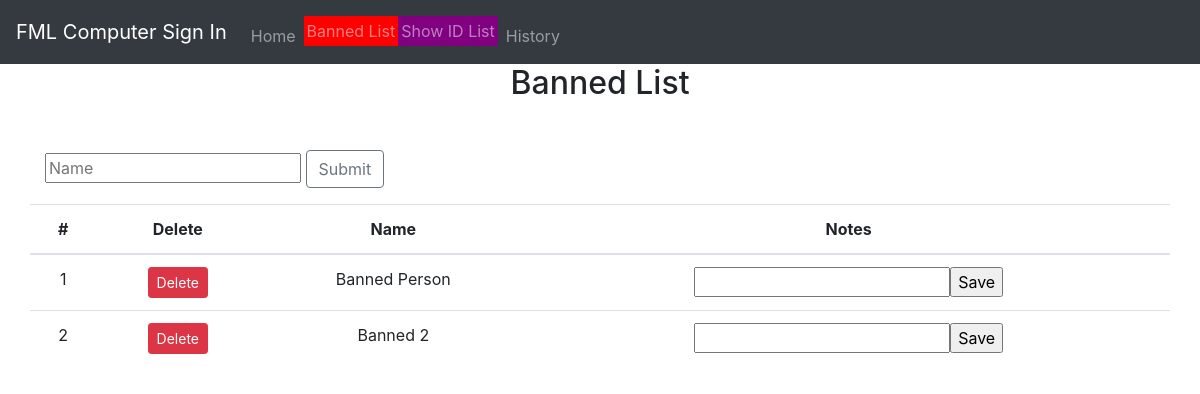
The app's page /banlist.php, older data.
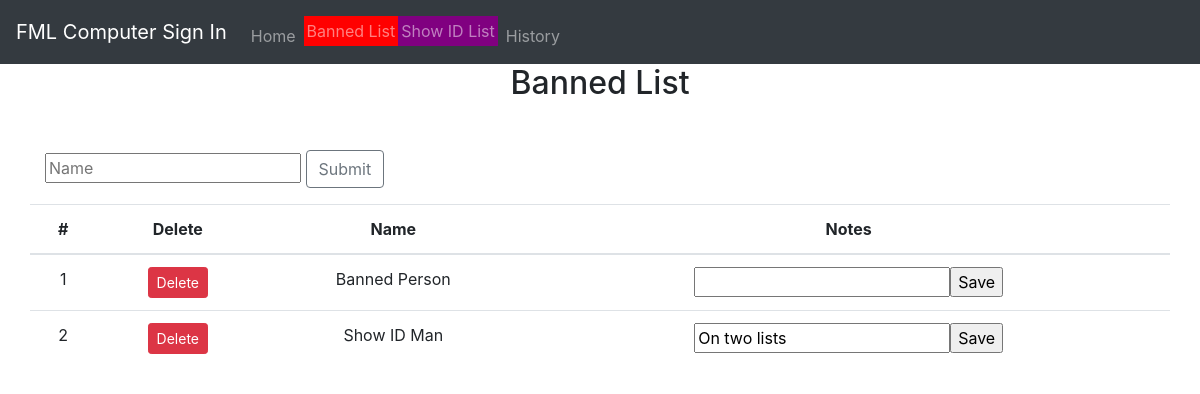
The same page, newer data.
### tables this page shows
CREATE TABLE "banlist" (
	"id"	INTEGER,
	"name"	TEXT,
	"notes"	TEXT,
	PRIMARY KEY("id" AUTOINCREMENT)
);

### banlist.php (the view, shortened to what this page needs)
<?php
    include_once 'header.php';
?>
<h2 class="text-center mb-5">Banned List</h2>
<div class="container input-group mb-3">
    <form action="banlist.php" method="post">
        <input type="text" name="nameInput" placeholder="Name" id="nameInput"  autocomplete="off" autofocus>
        <input class="btn btn-outline-secondary" name="bcSubmit" value="Submit" type="submit">
    </form>
</div>
<table class="table table-hover container">
  <thead>
    <tr>
        <th scope="col" class='text-center'>#</th>
        <th scope="col" class='text-center'>Delete</th>
        <th scope="col" class='text-center'>Name</th>
        <th scope="col" class='text-center'>Notes</th>
    </tr>
  </thead>
  <tbody id="tBody">
<?php
$pdo = new PDO('sqlite:compsignin.db');
$fromBanListStatement = "SELECT * FROM banlist;";
$fromBanList = $pdo->query($fromBanListStatement);
$i = 1;
    foreach ($fromBanList as $bannedPerson) {
        echo "<tr id='tRow'>";
        echo    "<td class='text-center'>" . $i++ . "</td>";
        echo    "<td class='text-center'>";
        echo    "<form action='banlist.php' method='post'>";
        echo        "<input type='submit' name='deleteTwo' value='Delete' class='btn btn-danger btn-sm' value='Delete'>";
        echo    "</form>";
        echo    "</td>";
        echo    "<td class='text-center'>" . $bannedPerson[1] . "</td>";
        echo    "<td class='text-center'>";
        echo    "<form action='banlist.php' method='post'>";
        echo        "<input type='text' name='notesText' value='$bannedPerson[2]'>";
        echo        "<input type='submit' name='notesButton' value='Save'>";
        echo    "</form>";
        echo    "</td>";
        echo "</tr>";
    }
?>
    </tbody>
</table>
<?php
    include_once 'footer.php';
?>

Row changes from the older to the newer data that the page shows:
removed banlist: name "Banned 2"
added banlist: name "Show ID Man", notesText "On two lists"
